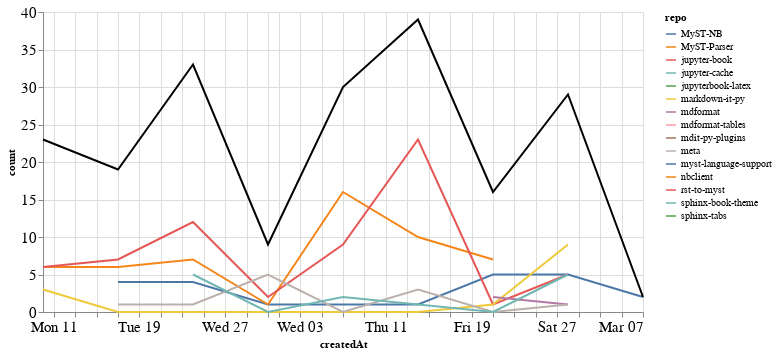

The cell this chart's notebook holds for it:
### Markdown cell above
### Comments

### Code cell
comments_time = comments.groupby('repo').resample('W', on='createdAt').count()['author'].reset_index()
comments_time = comments_time.rename(columns={'author': 'count'})
comments_time_total = comments_time.groupby('createdAt').agg({"count": "sum"}).reset_index()
ch1 = alt.Chart(comments_time, width=600).mark_line().encode(
    x='createdAt',
    y='count',
    color='repo',
    tooltip="repo"
)

ch2 = alt.Chart(comments_time_total, width=600).mark_line(color="black").encode(
    x='createdAt',
    y='count',
)

ch1 + ch2

### Figure 1 — Vega-Lite specification as saved in the notebook (floating-point values rounded to 4 significant figures)
{"config": {"axisLeft": {"labelFontSize": 15}, "axisBottom": {"labelFontSize": 15}}, "layer": [{"data": {"name": "data-1ed02efdfbf0abcf2a0b30562dbece74"}, "mark": "line", "encoding": {"color": {"type": "nominal", "field": "repo"}, "tooltip": {"type": "nominal", "field": "repo"}, "x": {"type": "temporal", "field": "createdAt"}, "y": {"type": "quantitative", "field": "count"}}, "width": 600}, {"data": {"name": "data-7aff51a22cf2843a6a3e3674405f99a3"}, "mark": {"type": "line", "color": "black"}, "encoding": {"x": {"type": "temporal", "field": "createdAt"}, "y": {"type": "quantitative", "field": "count"}}, "width": 600}], "$schema": "https://vega.github.io/schema/vega-lite/v4.8.1.json", "datasets": {"data-1ed02efdfbf0abcf2a0b30562dbece74": [{"repo": "MyST-NB", "createdAt": "2021-01-17T00:00:00", "count": 4}, {"repo": "MyST-NB", "createdAt": "2021-01-24T00:00:00", "count": 4}, {"repo": "MyST-NB", "createdAt": "2021-01-31T00:00:00", "count": 1}, {"repo": "MyST-NB", "createdAt": "2021-02-07T00:00:00", "count": 1}, {"repo": "MyST-NB", "createdAt": "2021-02-14T00:00:00", "count": 1}, {"repo": "MyST-NB", "createdAt": "2021-02-21T00:00:00", "count": 5}, {"repo": "MyST-NB", "createdAt": "2021-02-28T00:00:00", "count": 5}, {"repo": "MyST-NB", "createdAt": "2021-03-07T00:00:00", "count": 2}, {"repo": "MyST-Parser", "createdAt": "2021-01-10T00:00:00", "count": 6}, {"repo": "MyST-Parser", "createdAt": "2021-01-17T00:00:00", "count": 6}, {"repo": "MyST-Parser", "createdAt": "2021-01-24T00:00:00", "count": 7}, {"repo": "MyST-Parser", "createdAt": "2021-01-31T00:00:00", "count": 1}, {"repo": "MyST-Parser", "createdAt": "2021-02-07T00:00:00", "count": 16}, {"repo": "MyST-Parser", "createdAt": "2021-02-14T00:00:00", "count": 10}, {"repo": "MyST-Parser", "createdAt": "2021-02-21T00:00:00", "count": 7}, {"repo": "jupyter-book", "createdAt": "2021-01-10T00:00:00", "count": 6}, {"repo": "jupyter-book", "createdAt": "2021-01-17T00:00:00", "count": 7}, {"repo": "jupyter-book", "createdAt": "2021-01-24T00:00:00", "count": 12}, {"repo": "jupyter-book", "createdAt": "2021-01-31T00:00:00", "count": 2}, {"repo": "jupyter-book", "createdAt": "2021-02-07T00:00:00", "count": 9}, {"repo": "jupyter-book", "createdAt": "2021-02-14T00:00:00", "count": 23}, {"repo": "jupyter-book", "createdAt": "2021-02-21T00:00:00", "count": 1}, {"repo": "jupyter-book", "createdAt": "2021-02-28T00:00:00", "count": 5}, {"repo": "jupyter-cache", "createdAt": "2021-01-17T00:00:00", "count": 1}, {"repo": "jupyterbook-latex", "createdAt": "2021-02-14T00:00:00", "count": 1}, {"repo": "markdown-it-py", "createdAt": "2021-01-10T00:00:00", "count": 3}, {"repo": "markdown-it-py", "createdAt": "2021-01-17T00:00:00", "count": 0}, {"repo": "markdown-it-py", "createdAt": "2021-01-24T00:00:00", "count": 0}, {"repo": "markdown-it-py", "createdAt": "2021-01-31T00:00:00", "count": 0}, {"repo": "markdown-it-py", "createdAt": "2021-02-07T00:00:00", "count": 0}, {"repo": "markdown-it-py", "createdAt": "2021-02-14T00:00:00", "count": 0}, {"repo": "markdown-it-py", "createdAt": "2021-02-21T00:00:00", "count": 1}, {"repo": "markdown-it-py", "createdAt": "2021-02-28T00:00:00", "count": 9}, {"repo": "mdformat", "createdAt": "2021-02-21T00:00:00", "count": 2}, {"repo": "mdformat", "createdAt": "2021-02-28T00:00:00", "count": 1}, {"repo": "mdformat-tables", "createdAt": "2021-02-28T00:00:00", "count": 1}, {"repo": "mdit-py-plugins", "createdAt": "2021-02-07T00:00:00", "count": 2}, {"repo": "meta", "createdAt": "2021-01-17T00:00:00", "count": 1}, {"repo": "meta", "createdAt": "2021-01-24T00:00:00", "count": 1}, {"repo": "meta", "createdAt": "2021-01-31T00:00:00", "count": 5}, {"repo": "meta", "createdAt": "2021-02-07T00:00:00", "count": 0}, {"repo": "meta", "createdAt": "2021-02-14T00:00:00", "count": 3}, {"repo": "meta", "createdAt": "2021-02-21T00:00:00", "count": 0}, {"repo": "meta", "createdAt": "2021-02-28T00:00:00", "count": 1}, {"repo": "myst-language-support", "createdAt": "2021-02-28T00:00:00", "count": 1}, {"repo": "nbclient", "createdAt": "2021-02-28T00:00:00", "count": 1}, {"repo": "rst-to-myst", "createdAt": "2021-01-10T00:00:00", "count": 8}, {"repo": "sphinx-book-theme", "createdAt": "2021-01-24T00:00:00", "count": 5}, {"repo": "sphinx-book-theme", "createdAt": "2021-01-31T00:00:00", "count": 0}, {"repo": "sphinx-book-theme", "createdAt": "2021-02-07T00:00:00", "count": 2}, {"repo": "sphinx-book-theme", "createdAt": "2021-02-14T00:00:00", "count": 1}, {"repo": "sphinx-book-theme", "createdAt": "2021-02-21T00:00:00", "count": 0}, {"repo": "sphinx-book-theme", "createdAt": "2021-02-28T00:00:00", "count": 5}, {"repo": "sphinx-tabs", "createdAt": "2021-01-24T00:00:00", "count": 4}], "data-7aff51a22cf2843a6a3e3674405f99a3": [{"createdAt": "2021-01-10T00:00:00", "count": 23}, {"createdAt": "2021-01-17T00:00:00", "count": 19}, {"createdAt": "2021-01-24T00:00:00", "count": 33}, {"createdAt": "2021-01-31T00:00:00", "count": 9}, {"createdAt": "2021-02-07T00:00:00", "count": 30}, {"createdAt": "2021-02-14T00:00:00", "count": 39}, {"createdAt": "2021-02-21T00:00:00", "count": 16}, {"createdAt": "2021-02-28T00:00:00", "count": 29}, {"createdAt": "2021-03-07T00:00:00", "count": 2}]}}
